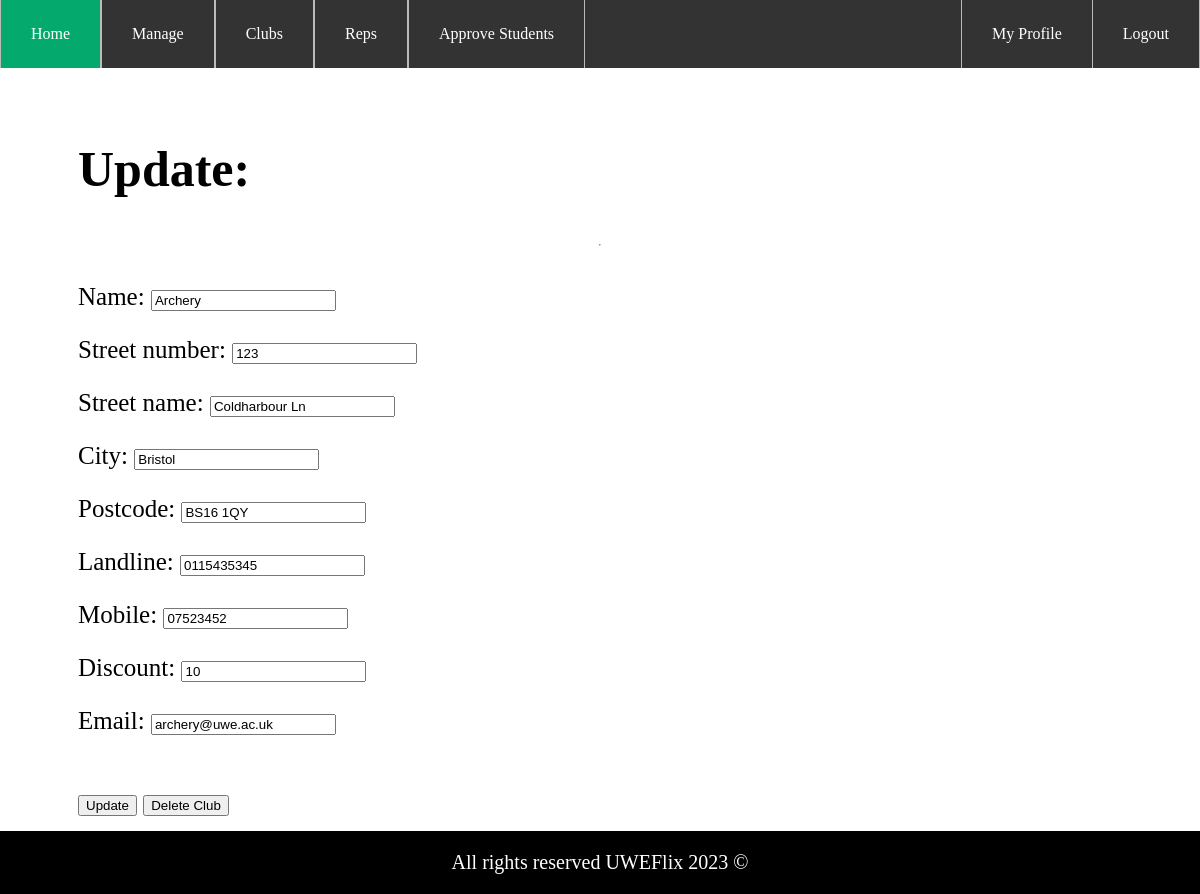
The page /clubs/update_club/1 (signed in) on the database its author committed.
### UWEFlix/models.py (models this page shows, shortened)
class Club(models.Model):
    name = models.CharField(max_length=255)
    street_number = models.PositiveIntegerField()
    street_name = models.CharField(max_length=255)
    city = models.CharField(max_length=255)
    postcode = models.CharField(max_length=255)
    landline = models.CharField(max_length=255)
    mobile = models.CharField(max_length=255)
    discount = models.IntegerField()
    email = models.EmailField()

### UWEFlix/decorators.py (the view)
        def wrapper_func(request, *args, **kwargs):
            group = None
            if request.user.groups.exists():
                group = request.user.groups.all()[0].name
            if group == 'Administrator' or group in allowed_roles:
                return view_func(request, *args, **kwargs)
            else:
                return redirect('Homepage')

### ClubManager/forms.py
class CreateClubForm(forms.ModelForm):
    class Meta:
        model = Club
        fields = ['name', 'street_number', 'street_name', 'city', 'postcode', 'landline', 'mobile', 'discount', 'email']

### ClubManager/views.py (called while the page is built)
@login_required(login_url='/login')
@allowed_users(allowed_roles='CinemaManager')
def update_club(request, club_id):
    if club_id:
        lookup = Club.objects.get(id=club_id)
        form = CreateClubForm(request.POST or None, instance=lookup)
        if form.is_valid():
            form.save()
            return redirect(view_clubs)
        return render(request, 'ClubManager/update_club.html', {'club': lookup, 'form': form})
    return redirect(cinema_dashboard)

### UWEFlix/templatetags/customtags.py (called while the page is built)
@register.filter
def has_group(user, group_name):
    return user.groups.filter(name=group_name).exists() or user.groups.filter(name='Administrator').exists()

### ClubManager/templates/ClubManager/update_club.html (shortened to what this page needs)
{% extends 'CinemaManager/parent.html' %}
{% block page %}
<h1>Update: {{club.title}}</h1>
<hr class="solid">
<div class="container">
    <form id="update" method="POST" enctype="multipart/form-data">
        {{form.as_p}}
    </form>
</div>
<br>
<div>
    <button class="button" form="update">Update</button>
    <button class="button" onclick="window.location.href='/clubs/delete_club/{{club.id}}'">Delete Club</button>
</div>
{% endblock %}

### rows shown on the page
Club: name "Archery", street_number "123", street_name "Coldharbour Ln", city "Bristol", postcode "BS16 1QY", landline "0115435345", mobile "07523452", discount "10", email "archery@uwe.ac.uk"
